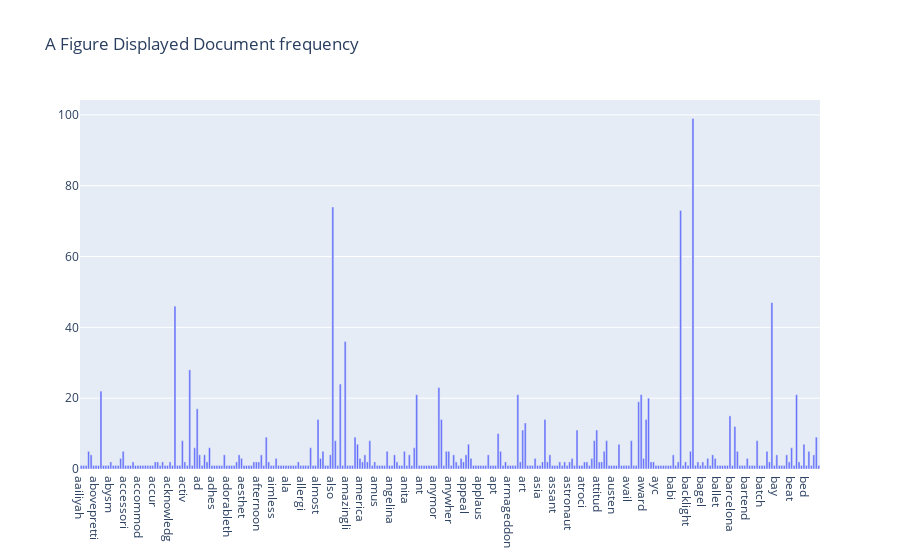

Notebook code cell kept with this figure:
### Code cell
fig = go.Figure(
    data=[go.Bar(x=count_vect.get_feature_names_out()[:300], 
                 y=term_frequencies[:300])],
    layout_title_text="A Figure Displayed Document frequency"
)

fig.show()

### Figure 1 — Plotly figure (JSON) as saved in the notebook; plotly's stock layout.template omitted (floating-point values rounded to 4 significant figures; data arrays with more than 128 entries replaced by an {"elided": "..."} marker saying what was removed)
{"data": [{"type": "bar", "x": {"elided": "300 str values"}, "y": {"elided": "300 int values"}}], "layout": {"title": {"text": "A Figure Displayed Document frequency"}}}
